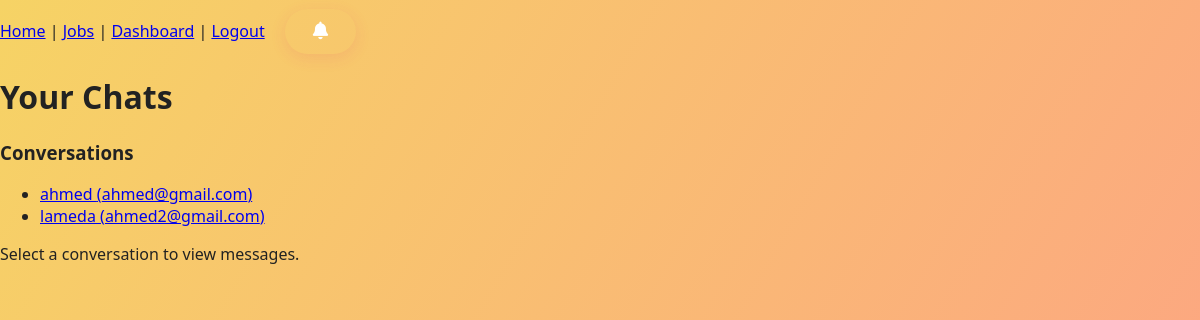
Screenshot of /messages (signed in) with the database file from the repository.
### app/models.py (models this page shows, shortened)
class User(db.Model, UserMixin):  # Inherit from UserMixin
    __tablename__ = 'user'
    id = db.Column(db.Integer, primary_key=True)
    email = db.Column(db.String(120), unique=True, nullable=False)
    name = db.Column(db.String(100), nullable=False)
    password_hash = db.Column(db.String(512))
    location = db.Column(db.String(100))
    phone_number = db.Column(db.String(15))
    is_artisan = db.Column(db.Boolean, default=False)
    profile_pic = db.Column(db.String(200))
    messages = db.relationship('Message', foreign_keys='Message.sender_id', backref='sender', lazy='dynamic')
    received_messages = db.relationship('Message', foreign_keys='Message.recipient_id', backref='recipient', lazy='dynamic')
    job_posts = db.relationship('JobPost', back_populates='user', lazy='dynamic')
    favorites = db.relationship('Favorite', back_populates='user', lazy='dynamic')
    reviews_given = db.relationship('Review', back_populates='customer', lazy='dynamic')
    notifications = db.relationship('Notification', back_populates='user', lazy='dynamic')

### app/routes.py (the view, shortened to what this page needs)
@main.route('/messages', methods=['GET', 'POST'])
@login_required
def messages():
    form = MessageForm()
    all_users = User.query.filter(User.id != current_user.id).all()
    messages = Message.query.filter(
        (Message.sender_id == current_user.id) | (Message.recipient_id == current_user.id)
    ).order_by(Message.timestamp.asc()).all()
    chat_partner_ids = set()
    for msg in messages:
        chat_partner_ids.add(msg.recipient_id if msg.sender_id == current_user.id else msg.sender_id)
    chat_partners = User.query.filter(User.id.in_(chat_partner_ids)).all()
    partner_id = request.args.get('partner_id', type=int)
    chat_history = []
    partner = None
    if request.args.get('ajax'):
        return render_template('partials/_message_list.html', chat_history=chat_history, partner=partner)
    return render_template(
        'messages.html',
        chat_partners=chat_partners,
        partner=partner,
        chat_history=chat_history,
        form=form,
        all_users=all_users
    )

### app/templates/messages.html (shortened to what this page needs)
{% extends "base.html" %}
{% block content %}
<h1>Your Chats</h1>
<div class="chat-partner-list">
    <h3>Conversations</h3>
    <ul>
        {% for user in chat_partners %}
            <li>
                <a href="{{ url_for('main.messages', partner_id=user.id) }}" class="chat-partner-link">
                    {{ user.name }} ({{ user.email }})
                </a>
            </li>
        {% else %}
            <li>No conversations yet.</li>
        {% endfor %}
    </ul>
</div>
{% if partner %}
<div class="chat-container">
    <div class="chat-header">
        <h3>Chat with {{ partner.name }}</h3>
    </div>
    <div class="chat-history" id="chat-messages">
        <ul class="message-list">
        {% for message in chat_history %}
            <li class="message-item {{ 'sent' if message.sender_id == current_user.id else 'received' }}">
                <div class="message-bubble">
                    {{ message.content }}
                </div>
                <div class="message-meta">
                    <span class="message-author">{{ 'You' if message.sender_id == current_user.id else partner.name }}</span>
                    <span class="message-timestamp">{{ message.timestamp.strftime('%b %d, %I:%M %p') }}</span>
                </div>
            </li>
        {% endfor %}
        </ul>
    </div>
    <form method="POST" action="{{ url_for('main.send_message', recipient_id=partner.id) }}" class="chat-input-form" id="replyForm">
        {{ form.csrf_token }}
        <textarea name="content" rows="1" placeholder="Type your message..." required></textarea>
        <button type="submit" class="send-btn"><i class="fas fa-paper-plane"></i></button>
    </form>
</div>
{% else %}
    <p>Select a conversation to view messages.</p>
{% endif %}
{% endblock %}

### app/static/styles.css (style rules this page uses)
body { font-family: 'Segoe UI', 'Roboto', Arial, sans-serif; background: linear-gradient(120deg, #f6d365 0%, #fda085 100%); margin: 0; min-height: 100vh; color: #222; }

### rows the page displays
User: name "ahmed", email "ahmed@gmail.com"
User: name "lameda", email "ahmed2@gmail.com"
